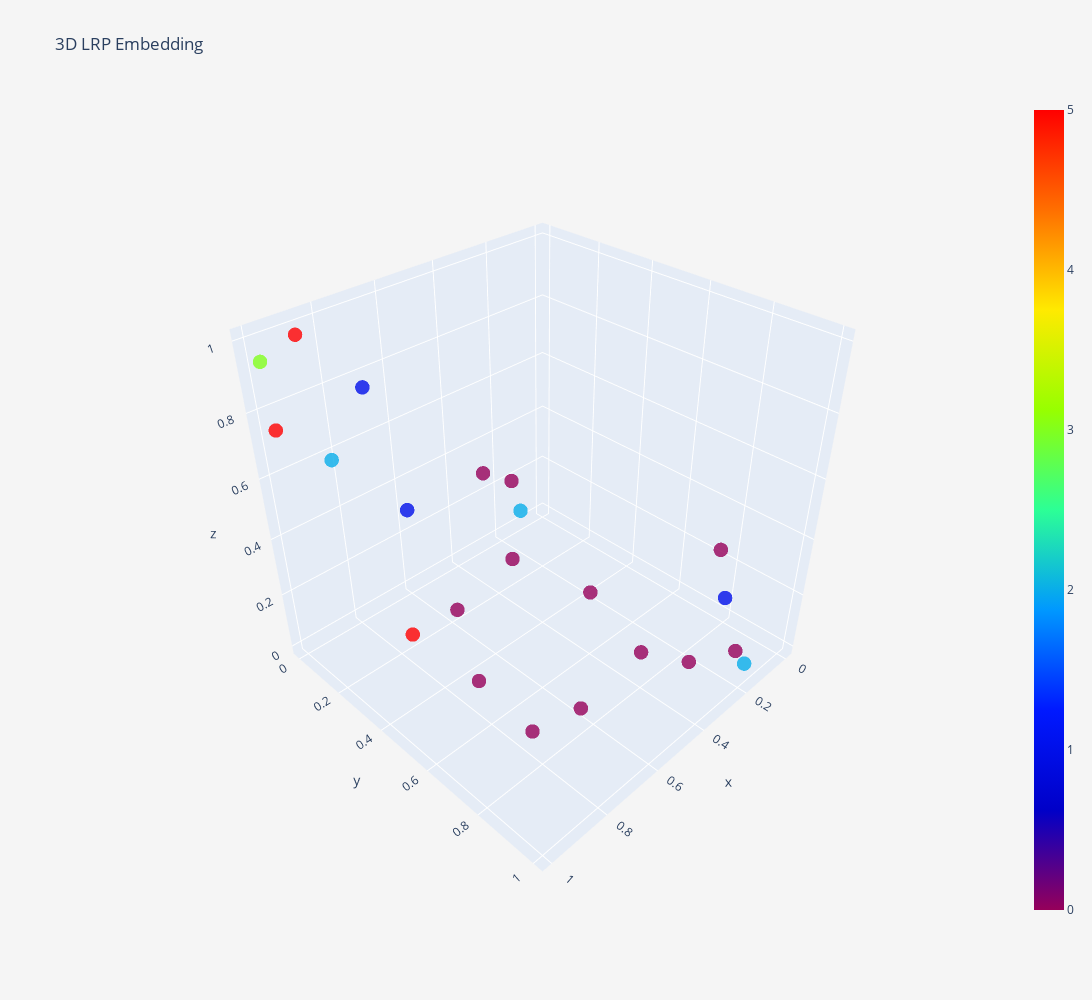

The notebook cell this image was saved under:
### Code cell
plot_3d_lrp(pipeline.training_lrp, colors=enc.transform(correct_HR)[:,0], labels=correct_HR["ASD_DX_group"])

### Figure 1 — Plotly figure (JSON) as saved in the notebook; plotly's stock layout.template omitted (floating-point values rounded to 4 significant figures)
{"data": [{"marker": {"color": [0, 3, 2, 0, 1, 0, 0, 1, 1, 0, 5, 5, 0, 5, 2, 0, 0, 0, 0, 0, 2, 0], "colorscale": [[0, "rgb(150,0,90)"], [0.125, "rgb(0,0,200)"], [0.25, "rgb(0,25,255)"], [0.375, "rgb(0,152,255)"], [0.5, "rgb(44,255,150)"], [0.625, "rgb(151,255,0)"], [0.75, "rgb(255,234,0)"], [0.875, "rgb(255,111,0)"], [1, "rgb(255,0,0)"]], "opacity": 0.8, "showscale": true, "size": 5}, "mode": "markers", "name": "Training", "text": ["ASD", "FXS_ASD", "ATYPICAL_MULLEN", "ASD", "ATYPICAL_ADOS", "ASD", "ASD", "ATYPICAL_ADOS", "ATYPICAL_ADOS", "ASD", "FXS_NO", "FXS_NO", "ASD", "FXS_NO", "ATYPICAL_MULLEN", "ASD", "ASD", "ASD", "ASD", "ASD", "ATYPICAL_MULLEN", "ASD"], "type": "scatter3d", "x": [0.7277, 0.9847, 0.1848, 0.4298, 0.0403, 0.1083, 0.6222, 0.7913, 0.7733, 0.2912, 0.9029, 0.9096, 0.4603, 1.0, 0.8975, 0.7594, 0.7969, 0, 0.6281, 0.5861, 0.4719, 0.822], "y": [0.6211, 0, 1.0, 0.816, 0.8198, 0.9212, 0.7903, 0.2843, 0.1145, 0.8837, 0.04502, 0.4213, 0.3354, 0.04655, 0.121, 0.7198, 0.4757, 0.7576, 0.7761, 0.3592, 0.3826, 0.5795], "z": [0.5253, 0.9396, 0.05438, 0.1395, 0.1049, 0, 0.4547, 0.5379, 0.8322, 0.05428, 1.0, 0.2607, 0.4989, 0.7696, 0.6685, 0.001858, 0.3113, 0.2325, 0.03551, 0.5939, 0.4251, 0.1385]}], "layout": {"autosize": false, "height": 1000, "paper_bgcolor": "#F5F5F5", "scene": {"aspectmode": "auto", "aspectratio": {"x": 1.0, "y": 1.0, "z": 1.0}, "camera": {"center": {"x": 0, "y": 0, "z": 0}, "eye": {"x": 1.458, "y": 1.458, "z": 1.458}, "projection": {"type": "perspective"}, "up": {"x": 0, "y": 0, "z": 1}}}, "title": {"text": "3D LRP Embedding"}, "width": 1200}}
